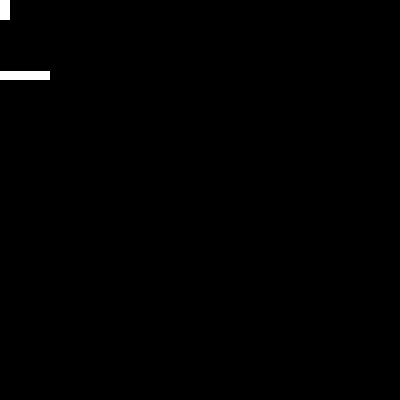
Frame 1 (no input)
Frame 60 (the mouse pressed at the canvas centre just before this capture): identical to frame 1, image omitted
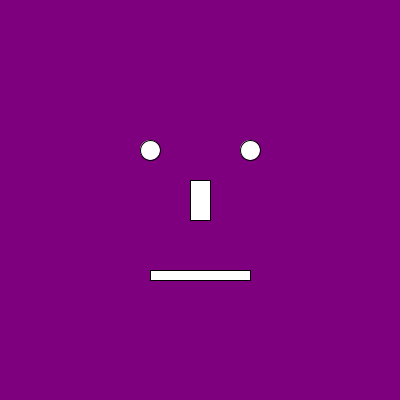
Frame 120 (the mouse held since frame 60 and released just before this capture)

The Processing sketch that drew these frames (run headless with seeded random() and noise(); from frame 60 on, the mouse is pressed at the canvas centre):

// Processing sketch: a_helloWorld
// ── a_helloWorld.pde
//this is an integer number
//used to store a value for the whole extent of the program
//when you want to do an interactive program you can change this value
//in the input methods (like keypressed) and use it to change your program
int number = 0;


void setup()
{
   size(400,400);
   number = 0;
}

void draw()
{
  //this is a comment
  background(map(mouseX,0,width,0,255),number,map(mouseY,0,height,0,255));  
  
    
  drawFace(mouseX,mouseY);

}
void keyPressed()
{
  number = number+10;
}

void drawFace(int dX, int dY)//displcement
{
  //eyes
  ellipse(dX-50,dY-50,20,20);
  ellipse(dX+50,dY-50,20,20);
  rectMode(CENTER);
  rect(dX+0,dY+0,20,40);
  rect(dX+0,dY+75,100,10);
}

void drawRandomThings()
{
   rect(50,50,50,50);
  ellipse(100,100,50,50);
  arc(150, 150, 50, 50, PI, PI*2);
  stroke(255,255,255);
  line(200, 200, 230, 230);
  triangle(250, 250, 300, 300, 250, 300);
}
